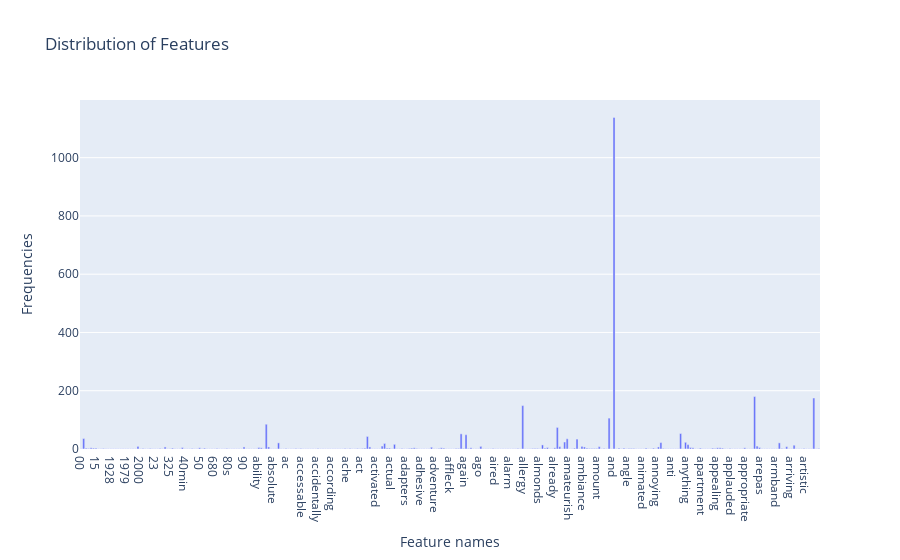

Notebook source saved alongside this figure:
### Code cell
import plotly.express as px

fig = px.bar(
              x=count_vect.get_feature_names_out()[:300], y=term_frequencies[:300],
              labels = {'x':'Feature names', 'y':'Frequencies'},
              title  = "Distribution of Features",
              category_orders = count_vect.get_feature_names_out()[:300]
            )
fig.show()

### Figure 1 — Plotly figure (JSON) as saved in the notebook; plotly's stock layout.template omitted (floating-point values rounded to 4 significant figures; data arrays with more than 128 entries replaced by an {"elided": "..."} marker saying what was removed)
{"data": [{"alignmentgroup": "True", "hovertemplate": "Feature names=%{x}<br>Frequencies=%{y}<extra></extra>", "legendgroup": "", "marker": {"color": "#636efa", "pattern": {"shape": ""}}, "name": "", "offsetgroup": "", "orientation": "v", "showlegend": false, "textposition": "auto", "type": "bar", "x": {"elided": "300 str values"}, "xaxis": "x", "y": {"elided": "300 int values"}, "yaxis": "y"}], "layout": {"barmode": "relative", "legend": {"tracegroupgap": 0}, "title": {"text": "Distribution of Features"}, "xaxis": {"anchor": "y", "domain": [0, 1], "title": {"text": "Feature names"}}, "yaxis": {"anchor": "x", "domain": [0, 1], "title": {"text": "Frequencies"}}}}
